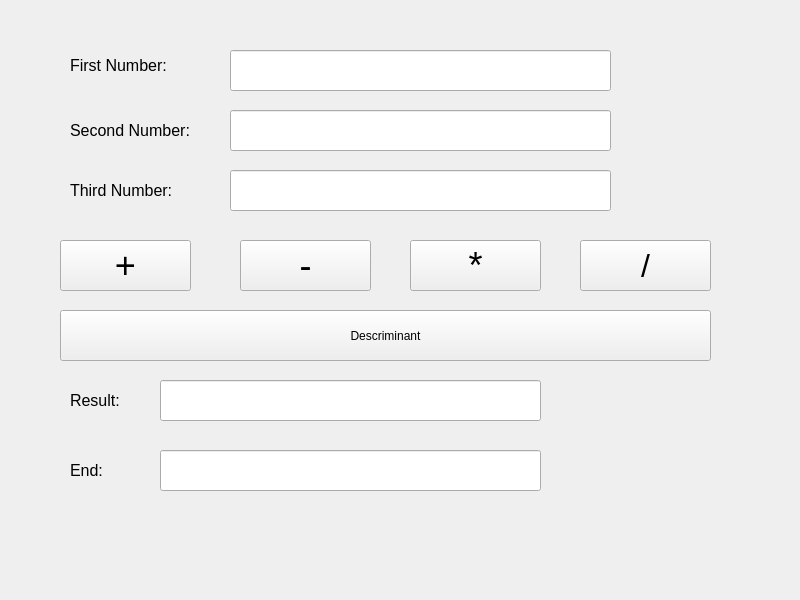
<?xml version="1.0" encoding="UTF-8"?>
<ui version="4.0">
 <class>MainWindow</class>
 <widget class="QMainWindow" name="MainWindow">
  <property name="geometry">
   <rect>
    <x>0</x>
    <y>0</y>
    <width>800</width>
    <height>600</height>
   </rect>
  </property>
  <property name="windowTitle">
   <string>MainWindow</string>
  </property>
  <widget class="QWidget" name="centralwidget">
   <widget class="QLabel" name="label">
    <property name="geometry">
     <rect>
      <x>70</x>
      <y>50</y>
      <width>151</width>
      <height>31</height>
     </rect>
    </property>
    <property name="font">
     <font>
      <pointsize>12</pointsize>
     </font>
    </property>
    <property name="text">
     <string>First Number:</string>
    </property>
   </widget>
   <widget class="QLabel" name="label_2">
    <property name="geometry">
     <rect>
      <x>70</x>
      <y>120</y>
      <width>161</width>
      <height>21</height>
     </rect>
    </property>
    <property name="font">
     <font>
      <pointsize>12</pointsize>
     </font>
    </property>
    <property name="text">
     <string>Second Number: </string>
    </property>
   </widget>
   <widget class="QLabel" name="label_3">
    <property name="geometry">
     <rect>
      <x>70</x>
      <y>380</y>
      <width>81</width>
      <height>41</height>
     </rect>
    </property>
    <property name="font">
     <font>
      <pointsize>12</pointsize>
     </font>
    </property>
    <property name="text">
     <string>Result:</string>
    </property>
   </widget>
   <widget class="QPushButton" name="btnAdd">
    <property name="geometry">
     <rect>
      <x>60</x>
      <y>240</y>
      <width>131</width>
      <height>51</height>
     </rect>
    </property>
    <property name="font">
     <font>
      <pointsize>27</pointsize>
     </font>
    </property>
    <property name="text">
     <string>+</string>
    </property>
   </widget>
   <widget class="QPushButton" name="btnSubstract">
    <property name="geometry">
     <rect>
      <x>240</x>
      <y>240</y>
      <width>131</width>
      <height>51</height>
     </rect>
    </property>
    <property name="font">
     <font>
      <pointsize>27</pointsize>
     </font>
    </property>
    <property name="text">
     <string>-</string>
    </property>
   </widget>
   <widget class="QPushButton" name="btnMultiply">
    <property name="geometry">
     <rect>
      <x>410</x>
      <y>240</y>
      <width>131</width>
      <height>51</height>
     </rect>
    </property>
    <property name="font">
     <font>
      <pointsize>27</pointsize>
     </font>
    </property>
    <property name="text">
     <string>*</string>
    </property>
   </widget>
   <widget class="QPushButton" name="btnDivide">
    <property name="geometry">
     <rect>
      <x>580</x>
      <y>240</y>
      <width>131</width>
      <height>51</height>
     </rect>
    </property>
    <property name="font">
     <font>
      <pointsize>24</pointsize>
     </font>
    </property>
    <property name="text">
     <string>/</string>
    </property>
   </widget>
   <widget class="QLineEdit" name="txtFirstNum">
    <property name="geometry">
     <rect>
      <x>230</x>
      <y>50</y>
      <width>381</width>
      <height>41</height>
     </rect>
    </property>
    <property name="font">
     <font>
      <pointsize>15</pointsize>
     </font>
    </property>
   </widget>
   <widget class="QLineEdit" name="txtSecondNum">
    <property name="geometry">
     <rect>
      <x>230</x>
      <y>110</y>
      <width>381</width>
      <height>41</height>
     </rect>
    </property>
    <property name="font">
     <font>
      <pointsize>15</pointsize>
     </font>
    </property>
   </widget>
   <widget class="QLineEdit" name="txtResult">
    <property name="geometry">
     <rect>
      <x>160</x>
      <y>380</y>
      <width>381</width>
      <height>41</height>
     </rect>
    </property>
    <property name="font">
     <font>
      <pointsize>15</pointsize>
     </font>
    </property>
    <property name="readOnly">
     <bool>true</bool>
    </property>
   </widget>
   <widget class="QPushButton" name="Desk">
    <property name="geometry">
     <rect>
      <x>60</x>
      <y>310</y>
      <width>651</width>
      <height>51</height>
     </rect>
    </property>
    <property name="text">
     <string>Descriminant</string>
    </property>
   </widget>
   <widget class="QLabel" name="label_4">
    <property name="geometry">
     <rect>
      <x>70</x>
      <y>170</y>
      <width>151</width>
      <height>41</height>
     </rect>
    </property>
    <property name="font">
     <font>
      <pointsize>12</pointsize>
     </font>
    </property>
    <property name="text">
     <string>Third Number:</string>
    </property>
   </widget>
   <widget class="QLineEdit" name="txtThirdNum">
    <property name="geometry">
     <rect>
      <x>230</x>
      <y>170</y>
      <width>381</width>
      <height>41</height>
     </rect>
    </property>
    <property name="font">
     <font>
      <pointsize>15</pointsize>
     </font>
    </property>
   </widget>
   <widget class="QLabel" name="label_5">
    <property name="geometry">
     <rect>
      <x>70</x>
      <y>450</y>
      <width>81</width>
      <height>41</height>
     </rect>
    </property>
    <property name="font">
     <font>
      <pointsize>12</pointsize>
     </font>
    </property>
    <property name="text">
     <string>End:</string>
    </property>
   </widget>
   <widget class="QLineEdit" name="txtEnd">
    <property name="geometry">
     <rect>
      <x>160</x>
      <y>450</y>
      <width>381</width>
      <height>41</height>
     </rect>
    </property>
    <property name="font">
     <font>
      <pointsize>15</pointsize>
     </font>
    </property>
    <property name="readOnly">
     <bool>true</bool>
    </property>
   </widget>
  </widget>
 </widget>
 <resources/>
 <connections/>
</ui>
